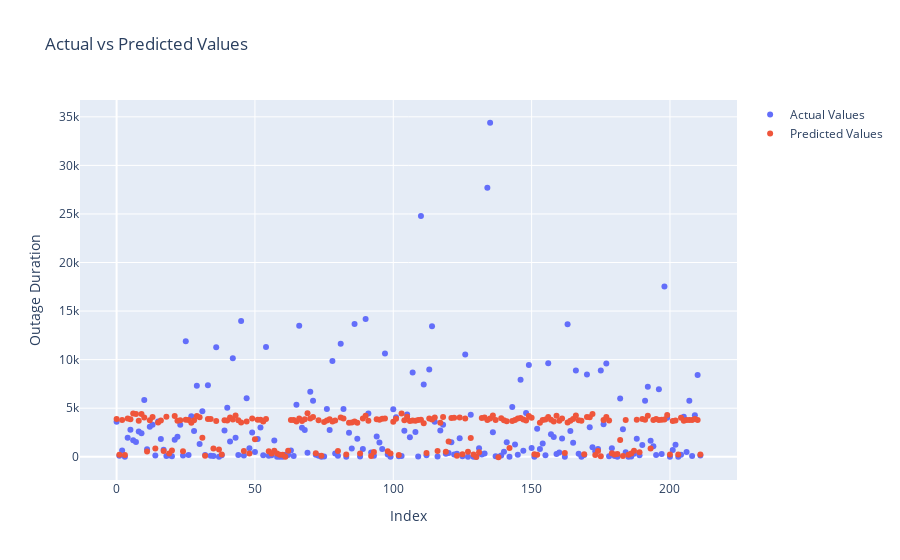

The cell this chart's notebook holds for it:
### Code cell
#################################
#     PLOT BASELINE MODEL       #
#################################

trace0 = go.Scatter(
    x=np.arange(len(y_test)),
    y=y_test,
    mode='markers',
    name='Actual Values'
)
trace1 = go.Scatter(
    x=np.arange(len(y_pred)),
    y=y_pred,
    mode='markers',
    name='Predicted Values'
)

# Create layout
layout = go.Layout(
    title='Actual vs Predicted Values',
    xaxis=dict(title='Index'),
    yaxis=dict(title='Outage Duration')
)

# Create figure and add traces
fig = go.Figure(data=[trace0, trace1], layout=layout)

# Show plot
fig.show()

### Figure 1 — Plotly figure (JSON) as saved in the notebook; plotly's stock layout.template omitted (floating-point values rounded to 4 significant figures; data arrays with more than 128 entries replaced by an {"elided": "..."} marker saying what was removed)
{"data": [{"mode": "markers", "name": "Actual Values", "type": "scatter", "x": {"elided": "212 int values"}, "y": {"elided": "212 int values"}}, {"mode": "markers", "name": "Predicted Values", "type": "scatter", "x": {"elided": "212 int values"}, "y": {"elided": "212 float values"}}], "layout": {"title": {"text": "Actual vs Predicted Values"}, "xaxis": {"title": {"text": "Index"}}, "yaxis": {"title": {"text": "Outage Duration"}}}}
